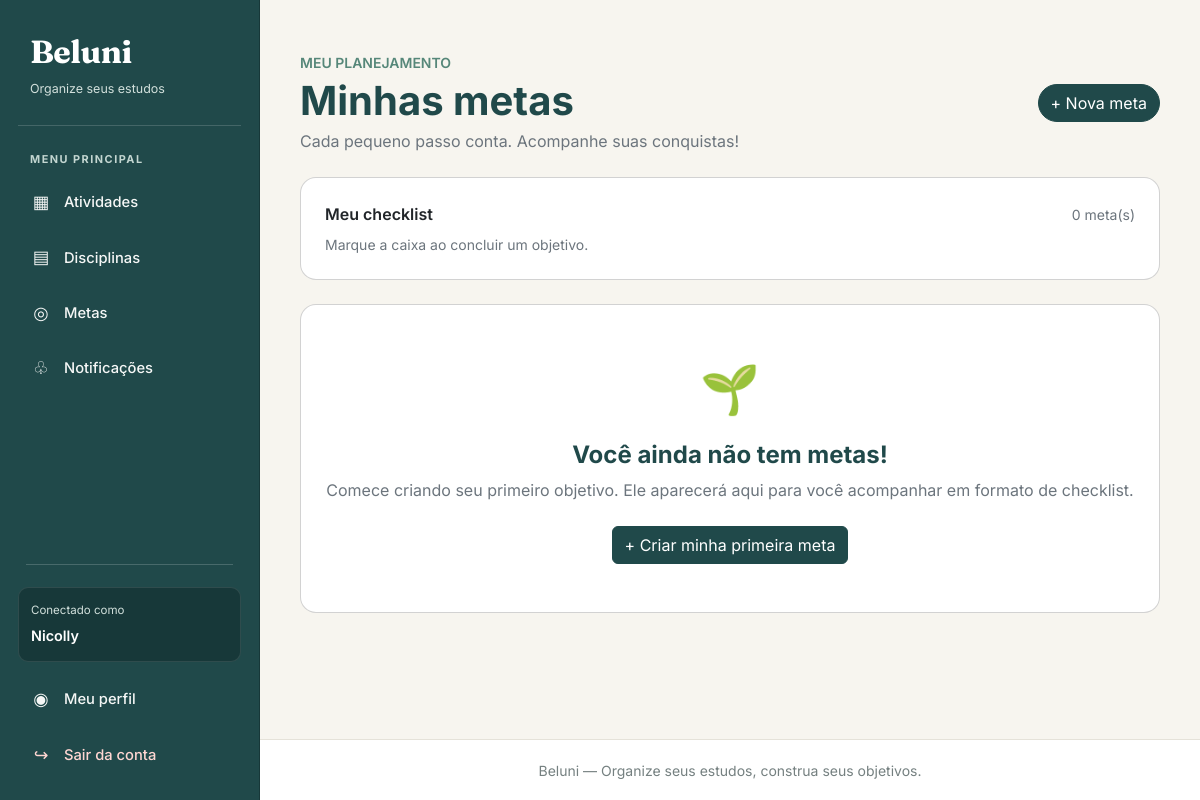
/metas/ (signed in), run on an earlier commit of the app's database.
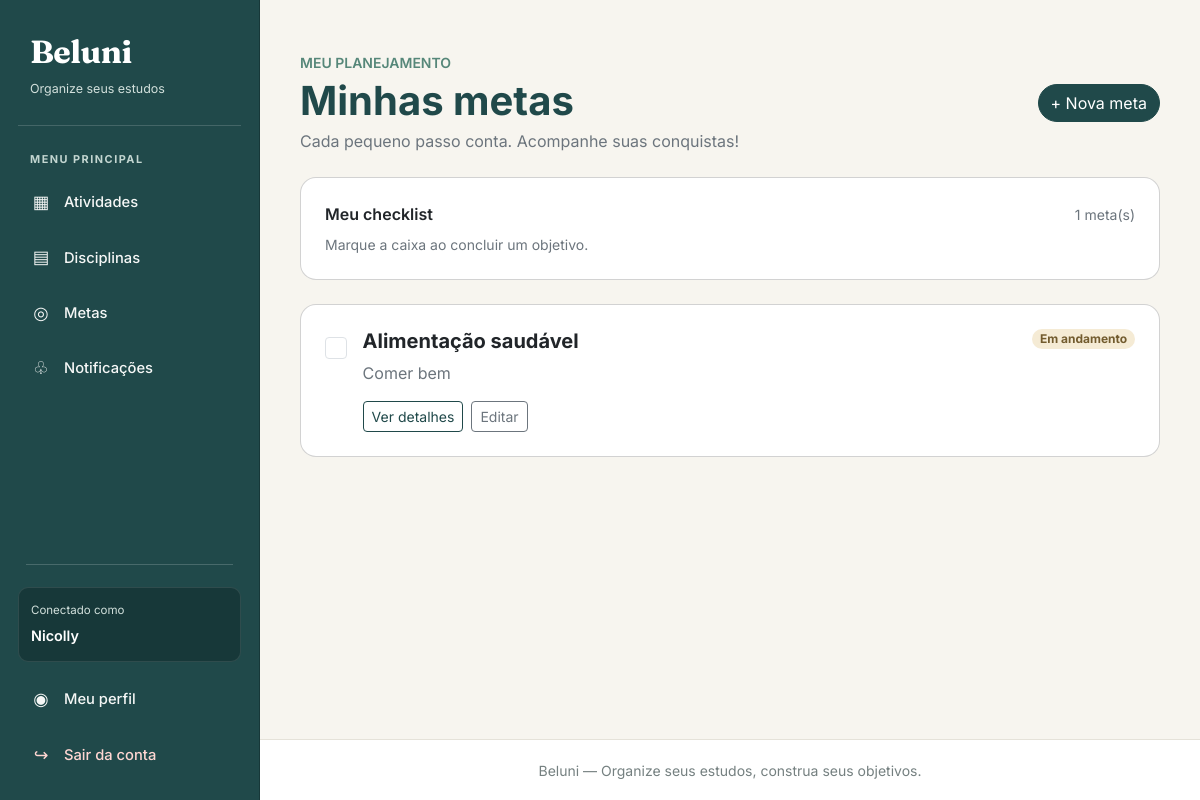
And on a later commit of the database.
### meta/models.py (models this page shows, shortened)
class Meta(models.Model):
    titulo = models.CharField(max_length=100)
    detalhamento = models.CharField(max_length=255)
    data = models.DateField()
    estudante = models.ForeignKey(
        Estudante,
        on_delete=models.CASCADE,
        related_name="metas"
    )
    concluida = models.BooleanField(default=False)

### meta/views.py (the view)
# urls.py: path('', views.listar_metas, name='listar_metas'),
@login_required
@permission_required('meta.view_meta')
def listar_metas(request):
    estudante = obter_estudante(request.user)
    metas = metas_do_estudante(estudante).order_by('data')
    return render(
        request,
        'meta/listar.html',
        {'metas': metas}
    )

### meta/views.py (called while the page is built)
def obter_estudante(usuario):
    return get_object_or_404(
        Estudante,
        pk=usuario.pk
    )

def metas_do_estudante(estudante):
    return Meta.objects.filter(
        estudante=estudante
    )

### meta/templates/meta/listar.html (shortened to what the changed rows need)
{% extends 'base.html' %}
{% block conteudo %}
<div class="container py-4">
    <div class="d-flex flex-wrap justify-content-between align-items-center gap-3 mb-4">
        <div>
            <h1 class="fw-bold mb-1" style="color: #20494A;">
                Minhas metas
            </h1>
        </div>
    </div>
    <div class="card mb-4">
        <div class="card-body p-4">
            <div class="d-flex justify-content-between align-items-center mb-2">
                <span class="fw-semibold">Meu checklist</span>
                <span class="text-secondary small">
                    {{ metas|length }} meta(s)
                </span>
            </div>
        </div>
    </div>
    {% for meta in metas %}
        <div class="card mb-3 {% if meta.concluida %}meta-concluida{% endif %}">
            <div class="card-body p-3 p-md-4">
                <div class="d-flex align-items-start gap-3">
                    <form method="post"
                          action="{% url 'alternar_meta' meta.id %}"
                          class="pt-1">
                        <input
                            type="checkbox"
                            class="form-check-input meta-checkbox"
                            aria-label="Concluir {{ meta.titulo }}"
                            onchange="this.form.submit()">
                    </form>
                    <div class="flex-grow-1">
                        <div class="d-flex flex-wrap justify-content-between align-items-start gap-2">
                            <h5 class="fw-bold mb-2 meta-titulo">
                                {{ meta.titulo }}
                            </h5>
                            {% if meta.concluida %}
                                <span class="badge rounded-pill text-bg-success">
                                    Concluída
                                </span>
                            {% else %}
                                <span class="badge rounded-pill"
                                      style="background-color: #F5EBD5; color: #725B2E;">
                                    Em andamento
                                </span>
                            {% endif %}
                        </div>
                        <p class="text-secondary mb-3 meta-descricao">
                            {{ meta.detalhamento }}
                        </p>
                        <div class="d-flex flex-wrap gap-2">
                            <a href="{% url 'detalhar_meta' meta.id %}"
                               class="btn btn-sm btn-outline-primary">
                                Ver detalhes
                            </a>
                            <a href="{% url 'editar_meta' meta.id %}"
                               class="btn btn-sm btn-outline-secondary">
                                Editar
                            </a>
                        </div>
                    </div>
                </div>
            </div>
        </div>
    {% empty %}
        <div class="card">
            <div class="card-body text-center py-5 px-4">
                <div style="font-size: 3rem;">🌱</div>
                <h4 class="fw-bold mt-3" style="color: #20494A;">
                    Você ainda não tem metas!
                </h4>
                <p class="text-secondary mb-4">
                    Comece criando seu primeiro objetivo.
                    Ele aparecerá aqui para você acompanhar em formato de checklist.
                </p>
                <a href="{% url 'criar_meta' %}" class="btn btn-primary">
                    + Criar minha primeira meta
                </a>
            </div>
        </div>
    {% endfor %}
</div>
{% endblock %}

What changed in the data, as far as the page shows it:
added Meta: titulo "Alimentação saudável", shows "Em andamento", detalhamento "Comer bem"
Also different on the page:
{{ metas|length }}: "0" → "1"
text no longer shown: "🌱 Você ainda não tem metas! Comece criando seu primeiro objetivo. Ele aparecerá aqui para você acompanhar em formato de checklist. + Criar minha primeira meta"
